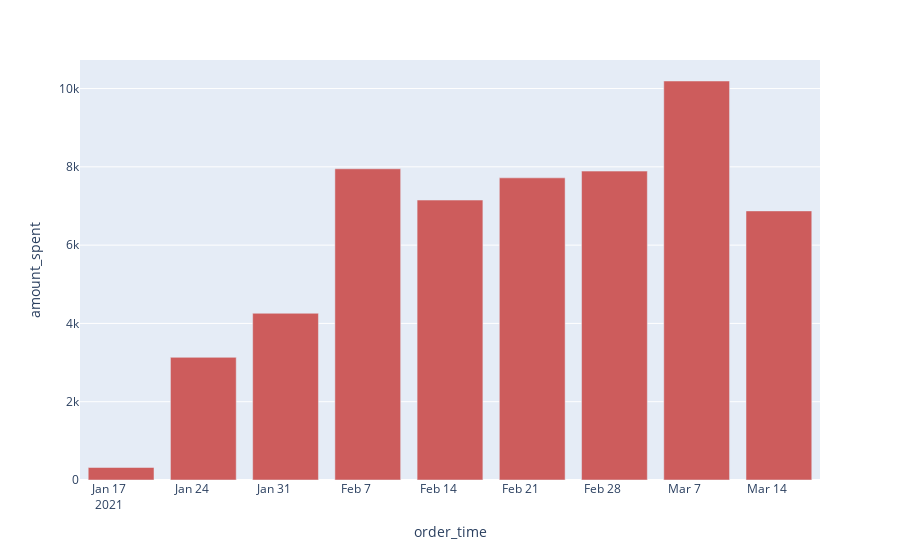

The code cell stored with this chart in its notebook:
### Code cell
revenue_by_week = df.groupby(pd.Grouper(key='order_time', freq='W-MON'))['amount_spent'].sum().reset_index().sort_values('order_time')

# DataFrame of revenue by week.
print(revenue_by_week)

# Plotting bar graph
revenue_by_week_bar = px.bar(revenue_by_week, x="order_time", y='amount_spent', color_discrete_sequence=['indianred'])
revenue_by_week_bar.show()
#py.plot(revenue_by_week_bar, filename = 'revenue_by_week_bar', auto_open=True)

### Figure 1 — Plotly figure (JSON) as saved in the notebook; plotly's stock layout.template omitted (floating-point values rounded to 4 significant figures)
{"data": [{"alignmentgroup": "True", "hovertemplate": "order_time=%{x}<br>amount_spent=%{y}<extra></extra>", "legendgroup": "", "marker": {"color": "indianred"}, "name": "", "offsetgroup": "", "orientation": "v", "showlegend": false, "textposition": "auto", "type": "bar", "x": ["2021-01-18T00:00:00", "2021-01-25T00:00:00", "2021-02-01T00:00:00", "2021-02-08T00:00:00", "2021-02-15T00:00:00", "2021-02-22T00:00:00", "2021-03-01T00:00:00", "2021-03-08T00:00:00", "2021-03-15T00:00:00"], "xaxis": "x", "y": [319.7, 3134.0, 4259.0, 7950.0, 7151.0, 7719.0, 7891.0, 10190.0, 6874.0], "yaxis": "y"}], "layout": {"barmode": "relative", "legend": {"tracegroupgap": 0}, "margin": {"t": 60}, "xaxis": {"anchor": "y", "domain": [0, 1], "title": {"text": "order_time"}}, "yaxis": {"anchor": "x", "domain": [0, 1], "title": {"text": "amount_spent"}}}}
